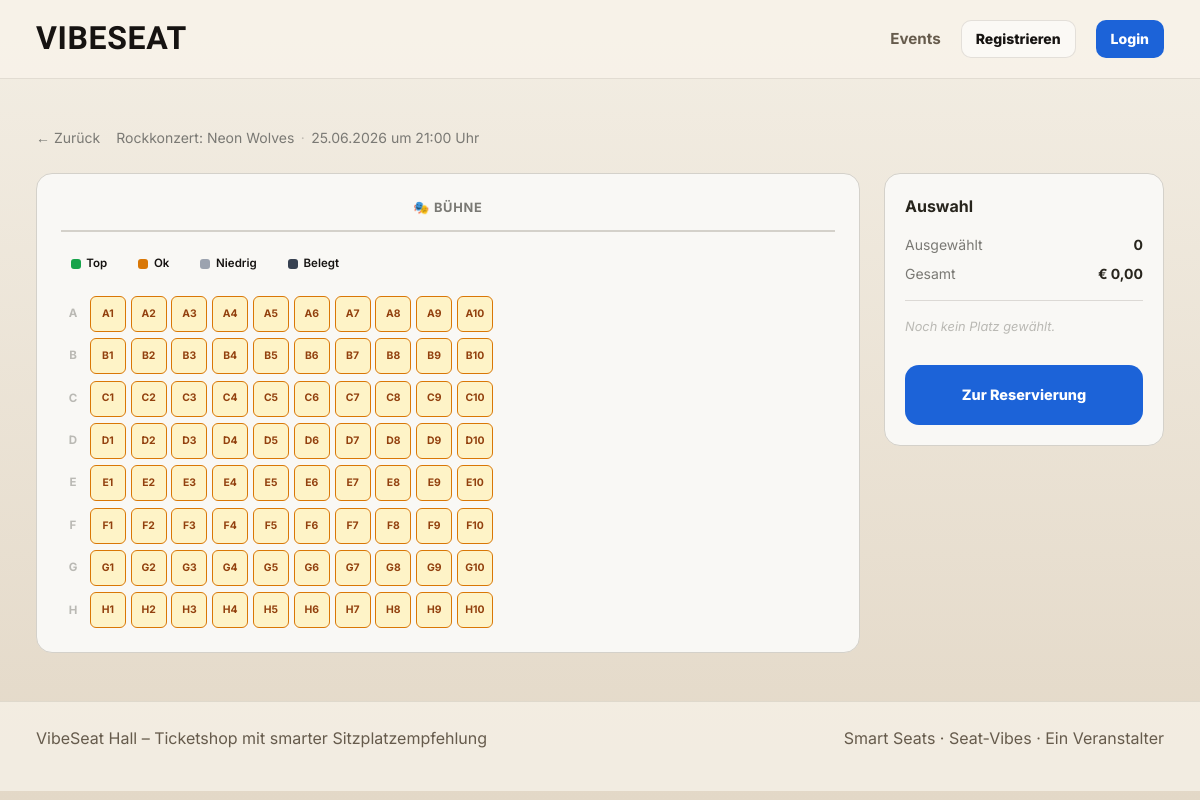
The page /projekt/seat.php?show=5-1 on the database its author committed.
### tables this page shows
CREATE TABLE `shows` (
  `id` int NOT NULL AUTO_INCREMENT,
  `event_id` int NOT NULL,
  `show_date` date NOT NULL,
  `show_time` time NOT NULL,
  `hall` varchar(100) NOT NULL DEFAULT 'Hauptsaal',
  `ticket_price` decimal(6,2) NOT NULL DEFAULT '12.00',
  PRIMARY KEY (`id`),
  KEY `event_id` (`event_id`),
  CONSTRAINT `shows_ibfk_1` FOREIGN KEY (`event_id`) REFERENCES `events` (`id`) ON DELETE CASCADE
);

CREATE TABLE `events` (
  `id` int NOT NULL AUTO_INCREMENT,
  `title` varchar(255) NOT NULL,
  `description` text,
  `category` varchar(100) DEFAULT NULL,
  `image_url` varchar(255) DEFAULT NULL,
  `created_at` timestamp NULL DEFAULT CURRENT_TIMESTAMP,
  PRIMARY KEY (`id`)
);

### projekt/data/functions.php (called while the page is built, shortened)
<?php
function getShowById($conn, $show_id) {
    $stmt = $conn->prepare(
        "SELECT s.*, e.title, e.description, e.category
         FROM shows s
         JOIN events e ON s.event_id = e.id
         WHERE s.id = ?"
    );
    $stmt->bind_param('i', $show_id);
    $stmt->execute();
    $show = $stmt->get_result()->fetch_assoc();
    return $show;
}

### projekt/seat.php (the view, shortened to what this page needs)
<?php
require_once __DIR__ . '/data/db.php';
require_once __DIR__ . '/data/functions.php';
function esc($value): string {
    return htmlspecialchars((string)$value, ENT_QUOTES, 'UTF-8');
}
$showId   = (int)($_GET['show']     ?? 0);
$personen = max(1, (int)($_GET['personen'] ?? 1));
$modus    = in_array($_GET['modus'] ?? '', ['empfehlung', 'selbst']) ? $_GET['modus'] : 'selbst';
$show  = $showId ? getShowById($conn, $showId) : null;
$event = $show;
$seats = [];
if ($show) {
    $rows    = (int)($show['anzahl_reihen']  ?? 8);
    $cols    = (int)($show['anzahl_spalten'] ?? 10);
    $letters = range('A', chr(ord('A') + $rows - 1));
    foreach ($letters as $rowIndex => $rowLetter) {
        for ($col = 1; $col <= $cols; $col++) {
            $seatId  = $rowLetter . $col;
            $isAisle = ($col === 1 || $col === $cols);
            $exitDist = min(10, max(1, (int)round(
                (abs($col - 1) + abs($rowIndex)) / max(1, $rows + $cols) * 9 + 1
            )));
            $seats[] = [
                'id'           => $seatId,
                'row'          => $rowLetter,
                'row_index'    => $rowIndex,
                'row_count'    => $rows,
                'col'          => $col,
                'cols_in_row'  => $cols,
                'is_aisle'     => $isAisle,
                'exit_distance'=> $exitDist,
            ];
        }
    }
}
$seatsByRow = [];
foreach ($seats as $s) $seatsByRow[$s['row']][] = $s;
$pricePerSeat = (float)($show['ticket_price'] ?? 0);
$showDisplay  = $show
    ? date('d.m.Y', strtotime($show['show_date'])) . ' um ' . substr($show['show_time'], 0, 5) . ' Uhr'
    : '';
?>
<!DOCTYPE html>
<html lang="de">
<head>
    <link rel="stylesheet" href="assets/css/style.css">
    <link rel="stylesheet" href="assets/css/seat.css">
</head>
<body>
<?php require_once __DIR__ . '/partials/site-header.php'; ?>
<main class="seat-page">
    <div class="seitenbreite">
        <?php if ($show && $event): ?>
            <div class="seat-kontext">
                <a class="seat-kontext__zurueck" href="vibe.php?show=<?= urlencode((string)$showId) ?>">← Zurück</a>
                <div class="seat-kontext__info">
                    <span><?= esc($event['title']) ?></span>
                    <span class="trenner">·</span>
                    <span><?= esc($showDisplay) ?></span>
                </div>
            </div>
            <div class="seat-layout">
                <section
                    class="seat-box"
                    data-price="<?= esc((string)$pricePerSeat) ?>"
                    data-show="<?= esc((string)$showId) ?>"
                    data-personen="<?= esc((string)$personen) ?>"
                    data-modus="<?= esc($modus) ?>"
                >
                    <div class="seat-buehne">
                        <span>🎭 Bühne</span>
                    </div>
                    <div class="seat-legende">
                        <span class="seat-legende__item seat-legende__item--top">Top</span>
                        <span class="seat-legende__item seat-legende__item--ok">Ok</span>
                        <span class="seat-legende__item seat-legende__item--low">Niedrig</span>
                        <span class="seat-legende__item seat-legende__item--taken">Belegt</span>
                    </div>
                    <div class="seat-grid">
                        <?php foreach ($seatsByRow as $rowLetter => $rowSeats): ?>
                            <div class="seat-reihe">
                                <span class="seat-reihe__label"><?= esc($rowLetter) ?></span>
                                <?php foreach ($rowSeats as $seat): ?>
                                    <?php
                                        $classes = ['seat'];
                                        if ($seat['is_taken']) {
                                            $classes[] = 'seat--taken';
                                        } else {
                                            $classes[] = 'seat--free';
                                            $classes[] = 'seat--' . $seat['tier'];
                                        }
                                    ?>
                                    <button
                                        class="<?= esc(implode(' ', $classes)) ?>"
                                        data-seat="<?= esc($seat['id']) ?>"
                                        data-score="<?= esc((string)$seat['score']) ?>"
                                        <?= $seat['is_taken'] ? 'disabled' : '' ?>
                                        aria-label="Sitz <?= esc($seat['id']) ?><?= $seat['is_taken'] ? ' (belegt)' : ' (Score ' . $seat['score'] . ')' ?>"
                                    ><?= esc($seat['id']) ?></button>
                                <?php endforeach; ?>
                            </div>
                        <?php endforeach; ?>
                    </div>
                </section>
                <aside class="seat-sidebar">
                    <h2 class="seat-sidebar__titel">Auswahl</h2>
                    <div class="seat-auswahl-info">
                        <div class="seat-auswahl-zeile">
                            <span>Ausgewählt</span>
                            <strong id="seatAnzahl">0</strong>
                        </div>
                        <div class="seat-auswahl-zeile">
                            <span>Gesamt</span>
                            <strong>€ <span id="seatPreis">0,00</span></strong>
                        </div>
                    </div>
                    <ul class="seat-liste" id="seatListe">
                    </ul>
                    <button
                        class="schaltflaeche schaltflaeche--primaer seat-reservieren"
                        id="reservierenButton"
                        disabled
                    >
                    </button>
                </aside>
            </div>
        <?php endif; ?>
    </div>
</main>
<?php require_once __DIR__ . '/partials/site-footer.php'; ?>
</body>
</html>

### projekt/assets/css/style.css (style rules this page uses)
:root { --bg:#f3eee4; --bg2:#e3d8c7; --card:#fcf8f1; --card2:#f0e6d8; --text:#161311; --muted:#665b4c; --line:rgba(102,91,77,.14); --blue:#1c63d8; --blue-hover:#144faf; --dark:#181410; --dark2:#29211a; --light:#fffaf3; --max:1280px; --shadow:0 14px 36px rgba(31,24,14,.08); --shadow-strong:0 18px 40px rgba(31,24,14,.14); }
* { box-sizing:border-box; margin:0; padding:0; }
html { scroll-behavior:smooth; }
body { min-height:100vh; font-family:"Inter","Segoe UI",Arial,sans-serif; font-size:1rem; line-height:1.55; color:var(--text); background:linear-gradient(180deg,var(--bg),var(--bg2)); }
a { color:inherit; text-decoration:none; }
button, input, select, textarea { font:inherit; }
button { border:0; background:none; }
.seitenbreite { width:min(94%,var(--max)); margin:0 auto; }
.schaltflaeche { min-height:60px; padding:0 20px; display:inline-flex; align-items:center; justify-content:center; border:1px solid transparent; border-radius:14px; font-weight:800; white-space:nowrap; cursor:pointer; }
.schaltflaeche--primaer { background:var(--blue); color:#fff; }

### projekt/assets/css/seat.css (style rules this page uses)
.seat-page { padding: clamp(1.5rem, 4vw, 3rem) 0; }
.seat-kontext { display: flex; align-items: center; gap: 1rem; margin-bottom: 1.5rem; flex-wrap: wrap; }
.seat-kontext__zurueck { font-size: 0.875rem; color: var(--color-text-muted, #7a7974); text-decoration: none; }
.seat-kontext__info { font-size: 0.875rem; color: var(--color-text-muted, #7a7974); display: flex; gap: 0.4rem; flex-wrap: wrap; }
.trenner { opacity: 0.4; }
.seat-layout { display: grid; grid-template-columns: 1fr 280px; gap: 1.5rem; align-items: start; }
.seat-box { background: var(--color-surface, #f9f8f5); border: 1px solid var(--color-border, #d4d1ca); border-radius: 1rem; padding: 1.5rem; overflow-x: auto; }
.seat-buehne { text-align: center; font-size: 0.8rem; font-weight: 700; letter-spacing: 0.06em; text-transform: uppercase; color: var(--color-text-muted, #7a7974); border-bottom: 2px solid var(--color-border, #d4d1ca); padding-bottom: 0.75rem; margin-bottom: 1.25rem; }
.seat-legende { display: flex; gap: 0.75rem; margin-bottom: 1.25rem; flex-wrap: wrap; }
.seat-legende__item { font-size: 0.72rem; font-weight: 600; padding: 0.2rem 0.6rem; border-radius: 999px; display: inline-flex; align-items: center; gap: 0.35rem; }
.seat-legende__item::before { content: ''; width: 10px; height: 10px; border-radius: 3px; display: inline-block; }
.seat-legende__item--top::before { background: #16a34a; }
.seat-legende__item--ok::before { background: #d97706; }
.seat-legende__item--low::before { background: #9ca3af; }
.seat-legende__item--taken::before { background: #374151; }
.seat-grid { display: flex; flex-direction: column; gap: 0.4rem; }
.seat-reihe { display: flex; flex-direction: row; align-items: center; gap: 0.3rem; }
.seat-reihe__label { width: 1.5rem; font-size: 0.72rem; font-weight: 700; color: var(--color-text-faint, #bab9b4); text-align: center; flex-shrink: 0; }
.seat { width: 36px; height: 36px; border-radius: 6px; font-size: 0.65rem; font-weight: 700; border: 1.5px solid transparent; cursor: pointer; transition: transform 120ms ease, box-shadow 120ms ease; flex-shrink: 0; display: flex; align-items: center; justify-content: center; }
.seat--ok { background: #fef3c7; border-color: #d97706; color: #92400e; }
.seat-sidebar { background: var(--color-surface, #f9f8f5); border: 1px solid var(--color-border, #d4d1ca); border-radius: 1rem; padding: 1.25rem; position: sticky; top: 1.5rem; }
.seat-sidebar__titel { font-size: 1rem; font-weight: 700; margin-bottom: 1rem; color: var(--color-text, #28251d); }
.seat-auswahl-info { display: flex; flex-direction: column; gap: 0.4rem; margin-bottom: 1rem; padding-bottom: 1rem; border-bottom: 1px solid var(--color-divider, #dcd9d5); }
.seat-auswahl-zeile { display: flex; justify-content: space-between; font-size: 0.875rem; color: var(--color-text-muted, #7a7974); }
.seat-auswahl-zeile strong { color: var(--color-text, #28251d); }
.seat-liste { list-style: none; display: flex; flex-direction: column; gap: 0.4rem; margin-bottom: 1rem; min-height: 2rem; }
.seat-reservieren { width: 100%; padding: 0.75rem; font-size: 0.9rem; }

### rows shown on the page
shows: event.title "Rockkonzert: Neon Wolves", showDisplay "25.06.2026 um 21:00 Uhr"

### other values the page prints
$rowLetter "A"
$seat['id'] "A1"
$seat['id'] "A2"
$seat['id'] "A3"
$seat['id'] "A4"
$seat['id'] "A5"
$seat['id'] "A6"
$seat['id'] "A7"
$seat['id'] "A8"
$seat['id'] "A9"
$seat['id'] "A10"
$rowLetter "B"
$seat['id'] "B1"
$seat['id'] "B2"
$seat['id'] "B3"
